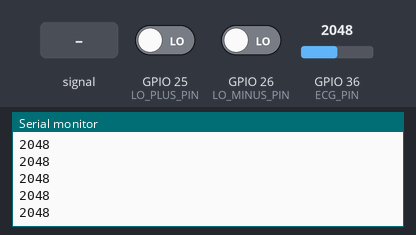
Recording of a sketch running on a simulated ESP32. On the bench: the last lines printed to the serial monitor. The inputs (shaded band) are chosen by the test bench; at power-on: GPIO 36 (ECG_PIN) = 2048, GPIO 25 (LO_PLUS_PIN) LOW, GPIO 26 (LO_MINUS_PIN) LOW.

Above: at 3.2 s.
3.3 s: GPIO 36 (ECG_PIN) fed a 200 Hz sine of ±327 counts around its level
At 4.3 s:
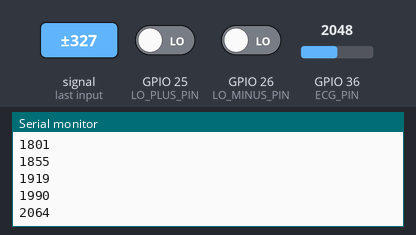
4.8 s: GPIO 36 (ECG_PIN) set to 2866
At 5.8 s:
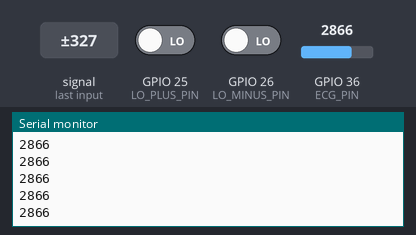
6.3 s: GPIO 25 (LO_PLUS_PIN) driven HIGH
Timing chart, 0 to 9.3 s (numbered marks = the images above; inputs shaded):
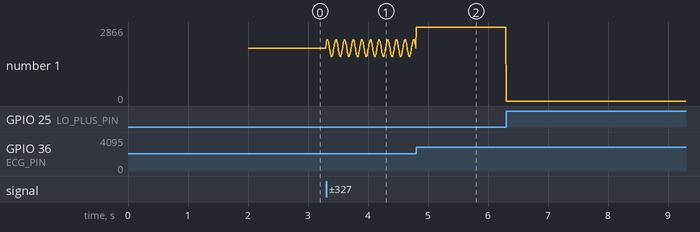

The sketch:

ecg.ino
```cpp
#define ECG_PIN 36       // Pino de saída analógica do AD8232 (OUTPUT)
#define LO_PLUS_PIN 25   // Lead-off positivo (LO+)
#define LO_MINUS_PIN 26  // Lead-off negativo (LO-)

void setup() {
  Serial.begin(115200);

  pinMode(LO_PLUS_PIN, INPUT);
  pinMode(LO_MINUS_PIN, INPUT);
  pinMode(ECG_PIN, INPUT);

  Serial.println("Iniciando leitura do ECG...");
  delay(2000);
}

void loop() {
  // Verifica se os eletrodos estão conectados
  if (digitalRead(LO_PLUS_PIN) == 1 || digitalRead(LO_MINUS_PIN) == 1) {
    Serial.println(0); // Envia zero se os eletrodos estiverem soltos
  } else {
    int ecgValue = analogRead(ECG_PIN);
    Serial.println(ecgValue); // Envia o valor analógico para o Serial Plotter
  }

  delay(5); // Ajuste fino da taxa de amostragem (~200 Hz)
}
```

Measured:
- after the input at 3.3 s, the serial monitor: prints a new line at once (image 1)
- plotted number 1: 2048 → 2049 after the input at 3.3 s
